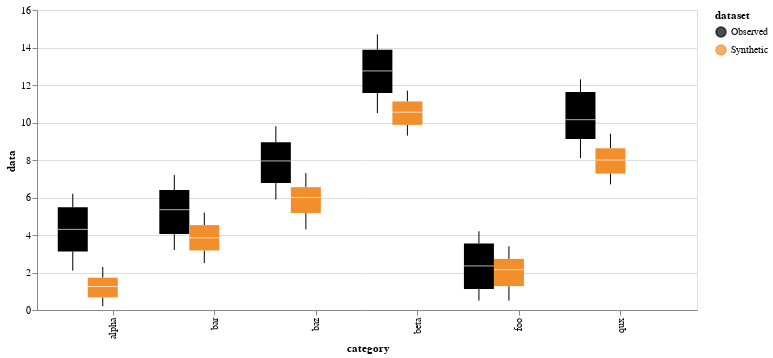

The notebook cell this image was saved under:
### Code cell
plot_marginal_numerical_categorical(observed_df, synthetic_df, "data", 30)

### Figure 1 — Vega specification as saved in the notebook (floating-point values rounded to 4 significant figures)
{"$schema": "https://vega.github.io/schema/vega/v5.json", "data": [{"name": "source_0"}, {"name": "data_0"}, {"name": "data_1", "values": []}, {"name": "data_2"}, {"name": "data_3", "values": [{"category": "foo", "dataset": "Observed", "lower_box_data": 1.125, "lower_whisker_data": 0.5, "upper_whisker_data": 4.2}, {"category": "bar", "dataset": "Observed", "lower_box_data": 4.05, "lower_whisker_data": 3.2, "upper_whisker_data": 7.2}, {"category": "baz", "dataset": "Observed", "lower_box_data": 6.775, "lower_whisker_data": 5.9, "upper_whisker_data": 9.8}, {"category": "qux", "dataset": "Observed", "lower_box_data": 9.125, "lower_whisker_data": 8.1, "upper_whisker_data": 12.3}, {"category": "alpha", "dataset": "Observed", "lower_box_data": 3.125, "lower_whisker_data": 2.1, "upper_whisker_data": 6.2}, {"category": "beta", "dataset": "Observed", "lower_box_data": 11.57, "lower_whisker_data": 10.5, "upper_whisker_data": 14.7}, {"category": "foo", "dataset": "Synthetic", "lower_box_data": 1.275, "lower_whisker_data": 0.5, "upper_whisker_data": 3.4}, {"category": "bar", "dataset": "Synthetic", "lower_box_data": 3.175, "lower_whisker_data": 2.5, "upper_whisker_data": 5.2}, {"category": "baz", "dataset": "Synthetic", "lower_box_data": 5.175, "lower_whisker_data": 4.3, "upper_whisker_data": 7.3}, {"category": "qux", "dataset": "Synthetic", "lower_box_data": 7.275, "lower_whisker_data": 6.7, "upper_whisker_data": 9.4}, {"category": "alpha", "dataset": "Synthetic", "lower_box_data": 0.675, "lower_whisker_data": 0.2, "upper_whisker_data": 2.3}, {"category": "beta", "dataset": "Synthetic", "lower_box_data": 9.875, "lower_whisker_data": 9.3, "upper_whisker_data": 11.7}]}, {"name": "data_4", "values": [{"category": "foo", "dataset": "Observed", "lower_whisker_data": 0.5, "upper_box_data": 3.55, "upper_whisker_data": 4.2}, {"category": "bar", "dataset": "Observed", "lower_whisker_data": 3.2, "upper_box_data": 6.4, "upper_whisker_data": 7.2}, {"category": "baz", "dataset": "Observed", "lower_whisker_data": 5.9, "upper_box_data": 8.95, "upper_whisker_data": 9.8}, {"category": "qux", "dataset": "Observed", "lower_whisker_data": 8.1, "upper_box_data": 11.62, "upper_whisker_data": 12.3}, {"category": "alpha", "dataset": "Observed", "lower_whisker_data": 2.1, "upper_box_data": 5.475, "upper_whisker_data": 6.2}, {"category": "beta", "dataset": "Observed", "lower_whisker_data": 10.5, "upper_box_data": 13.88, "upper_whisker_data": 14.7}, {"category": "foo", "dataset": "Synthetic", "lower_whisker_data": 0.5, "upper_box_data": 2.725, "upper_whisker_data": 3.4}, {"category": "bar", "dataset": "Synthetic", "lower_whisker_data": 2.5, "upper_box_data": 4.525, "upper_whisker_data": 5.2}, {"category": "baz", "dataset": "Synthetic", "lower_whisker_data": 4.3, "upper_box_data": 6.55, "upper_whisker_data": 7.3}, {"category": "qux", "dataset": "Synthetic", "lower_whisker_data": 6.7, "upper_box_data": 8.625, "upper_whisker_data": 9.4}, {"category": "alpha", "dataset": "Synthetic", "lower_whisker_data": 0.2, "upper_box_data": 1.725, "upper_whisker_data": 2.3}, {"category": "beta", "dataset": "Synthetic", "lower_whisker_data": 9.3, "upper_box_data": 11.12, "upper_whisker_data": 11.7}]}, {"name": "data_5"}, {"name": "data_6", "values": [{"category": "foo", "dataset": "Observed", "lower_box_data": 1.125, "max_data": 4.2, "mid_box_data": 2.35, "min_data": 0.5, "upper_box_data": 3.55}, {"category": "bar", "dataset": "Observed", "lower_box_data": 4.05, "max_data": 7.2, "mid_box_data": 5.35, "min_data": 3.2, "upper_box_data": 6.4}, {"category": "baz", "dataset": "Observed", "lower_box_data": 6.775, "max_data": 9.8, "mid_box_data": 7.95, "min_data": 5.9, "upper_box_data": 8.95}, {"category": "qux", "dataset": "Observed", "lower_box_data": 9.125, "max_data": 12.3, "mid_box_data": 10.15, "min_data": 8.1, "upper_box_data": 11.62}, {"category": "alpha", "dataset": "Observed", "lower_box_data": 3.125, "max_data": 6.2, "mid_box_data": 4.3, "min_data": 2.1, "upper_box_data": 5.475}, {"category": "beta", "dataset": "Observed", "lower_box_data": 11.57, "max_data": 14.7, "mid_box_data": 12.75, "min_data": 10.5, "upper_box_data": 13.88}, {"category": "foo", "dataset": "Synthetic", "lower_box_data": 1.275, "max_data": 3.4, "mid_box_data": 2.15, "min_data": 0.5, "upper_box_data": 2.725}, {"category": "bar", "dataset": "Synthetic", "lower_box_data": 3.175, "max_data": 5.2, "mid_box_data": 3.85, "min_data": 2.5, "upper_box_data": 4.525}, {"category": "baz", "dataset": "Synthetic", "lower_box_data": 5.175, "max_data": 7.3, "mid_box_data": 6.0, "min_data": 4.3, "upper_box_data": 6.55}, {"category": "qux", "dataset": "Synthetic", "lower_box_data": 7.275, "max_data": 9.4, "mid_box_data": 8.0, "min_data": 6.7, "upper_box_data": 8.625}, {"category": "alpha", "dataset": "Synthetic", "lower_box_data": 0.675, "max_data": 2.3, "mid_box_data": 1.25, "min_data": 0.2, "upper_box_data": 1.725}, {"category": "beta", "dataset": "Synthetic", "lower_box_data": 9.875, "max_data": 11.7, "mid_box_data": 10.55, "min_data": 9.3, "upper_box_data": 11.12}]}, {"name": "data_7", "values": [{"category": "foo", "dataset": "Observed", "lower_box_data": 1.125, "max_data": 4.2, "mid_box_data": 2.35, "min_data": 0.5, "upper_box_data": 3.55}, {"category": "bar", "dataset": "Observed", "lower_box_data": 4.05, "max_data": 7.2, "mid_box_data": 5.35, "min_data": 3.2, "upper_box_data": 6.4}, {"category": "baz", "dataset": "Observed", "lower_box_data": 6.775, "max_data": 9.8, "mid_box_data": 7.95, "min_data": 5.9, "upper_box_data": 8.95}, {"category": "qux", "dataset": "Observed", "lower_box_data": 9.125, "max_data": 12.3, "mid_box_data": 10.15, "min_data": 8.1, "upper_box_data": 11.62}, {"category": "alpha", "dataset": "Observed", "lower_box_data": 3.125, "max_data": 6.2, "mid_box_data": 4.3, "min_data": 2.1, "upper_box_data": 5.475}, {"category": "beta", "dataset": "Observed", "lower_box_data": 11.57, "max_data": 14.7, "mid_box_data": 12.75, "min_data": 10.5, "upper_box_data": 13.88}, {"category": "foo", "dataset": "Synthetic", "lower_box_data": 1.275, "max_data": 3.4, "mid_box_data": 2.15, "min_data": 0.5, "upper_box_data": 2.725}, {"category": "bar", "dataset": "Synthetic", "lower_box_data": 3.175, "max_data": 5.2, "mid_box_data": 3.85, "min_data": 2.5, "upper_box_data": 4.525}, {"category": "baz", "dataset": "Synthetic", "lower_box_data": 5.175, "max_data": 7.3, "mid_box_data": 6.0, "min_data": 4.3, "upper_box_data": 6.55}, {"category": "qux", "dataset": "Synthetic", "lower_box_data": 7.275, "max_data": 9.4, "mid_box_data": 8.0, "min_data": 6.7, "upper_box_data": 8.625}, {"category": "alpha", "dataset": "Synthetic", "lower_box_data": 0.675, "max_data": 2.3, "mid_box_data": 1.25, "min_data": 0.2, "upper_box_data": 1.725}, {"category": "beta", "dataset": "Synthetic", "lower_box_data": 9.875, "max_data": 11.7, "mid_box_data": 10.55, "min_data": 9.3, "upper_box_data": 11.12}]}, {"name": "data_1_x_domain_category_0", "values": []}, {"name": "data_3_x_domain_category_1", "values": [{"category": "foo"}, {"category": "bar"}, {"category": "baz"}, {"category": "qux"}, {"category": "alpha"}, {"category": "beta"}]}, {"name": "data_4_x_domain_category_2", "values": [{"category": "foo"}, {"category": "bar"}, {"category": "baz"}, {"category": "qux"}, {"category": "alpha"}, {"category": "beta"}]}, {"name": "data_6_x_domain_category_3", "values": [{"category": "foo"}, {"category": "bar"}, {"category": "baz"}, {"category": "qux"}, {"category": "alpha"}, {"category": "beta"}]}, {"name": "data_7_x_domain_category_4", "values": [{"category": "foo"}, {"category": "bar"}, {"category": "baz"}, {"category": "qux"}, {"category": "alpha"}, {"category": "beta"}]}], "marks": [{"type": "symbol", "name": "layer_0_layer_0_marks", "from": {"data": "data_1"}, "encode": {"update": {"opacity": {"value": 0.7}, "stroke": {"field": "dataset", "scale": "color"}, "fill": {"value": "transparent"}, "x": {"field": "category", "scale": "x", "offset": {"field": "dataset", "scale": "xOffset", "band": 0.5}}, "y": {"field": "data", "scale": "y"}}}, "style": ["point", "boxplot-outliers"]}, {"type": "rule", "name": "layer_0_layer_1_layer_0_marks", "from": {"data": "data_3"}, "encode": {"update": {"y2": {"field": "lower_box_data", "scale": "y"}, "x": {"field": "category", "scale": "x", "offset": {"field": "dataset", "scale": "xOffset", "band": 0.5}}, "stroke": {"value": "black"}, "y": {"field": "lower_whisker_data", "scale": "y"}, "tooltip": {"signal": "{\"Upper Whisker of data\": format(datum[\"upper_whisker_data\"], \"\"), \"Lower Whisker of data\": format(datum[\"lower_whisker_data\"], \"\"), \"dataset\": isValid(datum[\"dataset\"]) ? datum[\"dataset\"] : \"\"+datum[\"dataset\"], \"category\": isValid(datum[\"category\"]) ? datum[\"category\"] : \"\"+datum[\"category\"]}"}}}, "style": ["rule", "boxplot-rule"], "aria": false}, {"type": "rule", "name": "layer_0_layer_1_layer_1_marks", "from": {"data": "data_4"}, "encode": {"update": {"stroke": {"value": "black"}, "tooltip": {"signal": "{\"Upper Whisker of data\": format(datum[\"upper_whisker_data\"], \"\"), \"Lower Whisker of data\": format(datum[\"lower_whisker_data\"], \"\"), \"dataset\": isValid(datum[\"dataset\"]) ? datum[\"dataset\"] : \"\"+datum[\"dataset\"], \"category\": isValid(datum[\"category\"]) ? datum[\"category\"] : \"\"+datum[\"category\"]}"}, "y": {"field": "upper_box_data", "scale": "y"}, "x": {"field": "category", "scale": "x", "offset": {"field": "dataset", "scale": "xOffset", "band": 0.5}}, "y2": {"field": "upper_whisker_data", "scale": "y"}}}, "aria": false, "style": ["rule", "boxplot-rule"]}, {"type": "rect", "name": "layer_1_layer_0_marks", "from": {"data": "data_6"}, "encode": {"update": {"width": {"value": 30}, "xc": {"field": "category", "scale": "x", "offset": {"field": "dataset", "scale": "xOffset", "band": 0.5}}, "fill": {"field": "dataset", "scale": "color"}, "y": {"field": "lower_box_data", "scale": "y"}, "y2": {"field": "upper_box_data", "scale": "y"}, "tooltip": {"signal": "{\"Max of data\": format(datum[\"max_data\"], \"\"), \"Q3 of data\": format(datum[\"upper_box_data\"], \"\"), \"Median of data\": format(datum[\"mid_box_data\"], \"\"), \"Q1 of data\": format(datum[\"lower_box_data\"], \"\"), \"Min of data\": format(datum[\"min_data\"], \"\"), \"dataset\": isValid(datum[\"dataset\"]) ? datum[\"dataset\"] : \"\"+datum[\"dataset\"], \"category\": isValid(datum[\"category\"]) ? datum[\"category\"] : \"\"+datum[\"category\"]}"}}}, "style": ["bar", "boxplot-box"]}, {"type": "rect", "name": "layer_1_layer_1_marks", "from": {"data": "data_7"}, "encode": {"update": {"yc": {"field": "mid_box_data", "scale": "y"}, "width": {"value": 30}, "height": {"value": 1}, "tooltip": {"signal": "{\"Max of data\": format(datum[\"max_data\"], \"\"), \"Q3 of data\": format(datum[\"upper_box_data\"], \"\"), \"Median of data\": format(datum[\"mid_box_data\"], \"\"), \"Q1 of data\": format(datum[\"lower_box_data\"], \"\"), \"Min of data\": format(datum[\"min_data\"], \"\"), \"dataset\": isValid(datum[\"dataset\"]) ? datum[\"dataset\"] : \"\"+datum[\"dataset\"], \"category\": isValid(datum[\"category\"]) ? datum[\"category\"] : \"\"+datum[\"category\"]}"}, "opacity": {"value": 0.7}, "fill": [{"field": "dataset", "scale": "color", "test": "datum['lower_box_data'] >= datum['upper_box_data']"}, {"value": "white"}], "xc": {"field": "category", "scale": "x", "offset": {"field": "dataset", "scale": "xOffset", "band": 0.5}}}}, "aria": false, "style": ["tick", "boxplot-median"]}], "scales": [{"name": "x", "type": "band", "domain": {"fields": [{"data": "data_1_x_domain_category_0", "field": "category"}, {"data": "data_3_x_domain_category_1", "field": "category"}, {"data": "data_4_x_domain_category_2", "field": "category"}, {"data": "data_6_x_domain_category_3", "field": "category"}, {"data": "data_7_x_domain_category_4", "field": "category"}], "sort": true}, "range": [0, {"signal": "width"}], "padding": 0.5}, {"name": "y", "type": "linear", "domain": {"fields": [{"data": "data_1", "field": "data"}, {"data": "data_3", "field": "lower_whisker_data"}, {"data": "data_3", "field": "lower_box_data"}, {"data": "data_4", "field": "upper_box_data"}, {"data": "data_4", "field": "upper_whisker_data"}, {"data": "data_6", "field": "lower_box_data"}, {"data": "data_6", "field": "upper_box_data"}, {"data": "data_7", "field": "mid_box_data"}]}, "range": [{"signal": "height"}, 0], "nice": true, "zero": true}, {"name": "xOffset", "type": "band", "domain": ["Observed", "Synthetic"], "range": [-30, 30]}, {"name": "color", "type": "ordinal", "domain": ["Observed", "Synthetic"], "range": ["#000000", "#f28e2b"]}], "axes": [{"scale": "y", "grid": true, "zindex": 0, "minExtent": 0, "labels": false, "aria": false, "tickCount": {"signal": "ceil(height/40)"}, "ticks": false, "domain": false, "gridScale": "x", "maxExtent": 0, "orient": "left"}, {"scale": "x", "labelAlign": "right", "title": "category", "orient": "bottom", "labelAngle": 270, "labelBaseline": "middle", "zindex": 0, "grid": false}, {"scale": "y", "title": "data", "grid": false, "tickCount": {"signal": "ceil(height/40)"}, "orient": "left", "labelOverlap": true, "zindex": 0}], "legends": [{"stroke": "color", "symbolType": "circle", "title": "dataset", "encode": {"symbols": {"update": {"opacity": {"value": 0.7}}}}, "fill": "color"}], "style": "cell", "height": 300, "width": 660, "padding": 5, "background": "white"}
